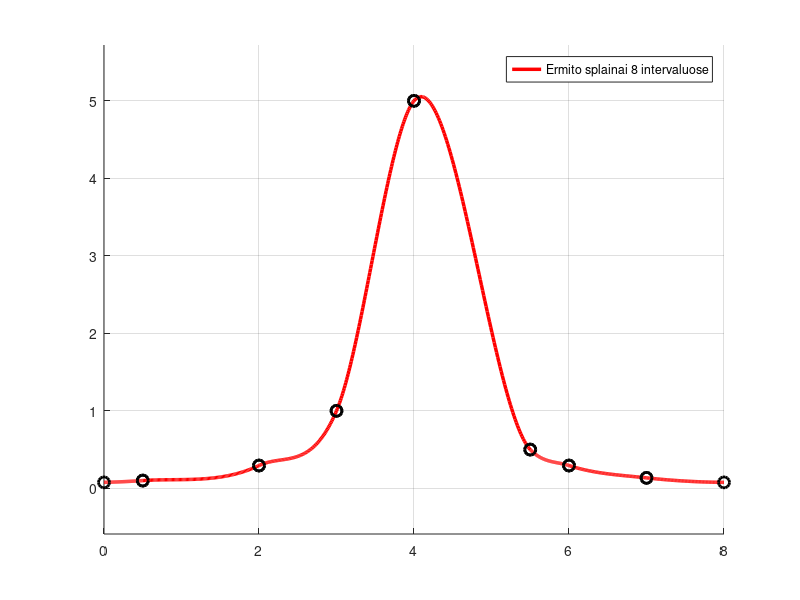

Write the MATLAB code that produced this figure.
% Interpoliavimas_Ermito_splainais
% kiekvienas intervalas tarp tasku interpoliuojamas
% 2 eiles Ermito daugianariais, nustatant isvestiniu reiksmes pagal 
% skaitinio diferencijavimo formules

function Ermito_splainai_pagal_nutylejima
clc,close all

% X=[0  0.2  3  4  9  10.5  14 14.5]
% Y=[0.2 1 1.2 3  3  1.2  1  0.2]
X=[0 0.5 2 3 4 5.5 6 7 8]
% Y=[0 1 4 16 25 16 4 1 0]
Y=5./(1+4*(X-4).^2)
% DY=[0  0  0  0  0  0  0  0]
DY=Akima(X,Y)  % Isvestiniu reiksmiu interpoliavimo taskuose nustatymas pagal Akima formules
nP=length(X) % interpoliavimo tasku skaicius

for iii=1:nP-1  %------  ciklas per intervalus tarp gretimu tasku
    nnn=100;
    xxx=[X(iii):(X(iii+1)-X(iii))/nnn:X(iii+1)];
    fff=0;
    for j=1:2
        [U,V]=Hermite(X(iii:iii+1),j,xxx);
        fff=fff+U*Y(iii+j-1)+V*DY(iii+j-1);
    end
    figure(1), hold on, grid on, axis equal
    plot(xxx,fff,'r-','LineWidth',2.5);
    plot(X(iii:iii+1),Y(iii:iii+1),'ko','LineWidth',2,'MarkerSize',8)
end %-----------------ciklo per intervalus pabaiga
legend({sprintf('Ermito splainai %d intervaluose',nP-1)});

return
end

function [U,V]=Hermite(X,j,x)   % Ermito daugianariai
    L=Lagrange(X,j,x); DL=D_Lagrange(X,j,X(j));
    U=(1-2*DL.*(x-X(j))).*L.^2;
    V=(x-X(j)).*L.^2;
return
end

function L=Lagrange(X,j,x) % Lagranzo daugianaris
    n=length(X);
    L=1;
    for k=1:n, if k ~= j, L=L.*(x-X(k))/(X(j)-X(k)); end,end
return
end

function DL=D_Lagrange(X,j,x) % Lagranzo daugianario isvestine pagal x
    n=length(X);
    DL=0; %DL israskos skaitiklis
    for i=1:n % ciklas per atmetamus narius
        if i==j, continue, end 
        Lds=1;
        for k=1:n, if k ~= j && k ~= i , Lds=Lds.*(x-X(k)); end,  end
        DL=DL+Lds;
    end
    Ldv=1;   %DL israskos vardiklis 
    for k=1:n, if k ~= j, Ldv=Ldv.*(X(j)-X(k)); end, end
    DL=DL/Ldv;
return
end

function DY=Akima(X,Y) % Isvestiniu reiksmiu interpoliavimo taskuose nustatymas pagal skaitinio integravimo formules
    n=length(X);
    f=inline('(2*x-xi-xip1)/((xim1-xi)*(xim1-xip1))*yim1+(2*x-xim1-xip1)/((xi-xim1)*(xi-xip1))*yi+(2*x-xim1-xi)/((xip1-xim1)*(xip1-xi))*yip1')
    for i=1:n
        if i == 1,xim1=X(1);xi=X(2);xip1=X(3); yim1=Y(1);yi=Y(2);yip1=Y(3);DY(i)=f(xim1,xi,xim1,xip1,yi,yim1,yip1);
        elseif i == n, xim1=X(n-2);xi=X(n-1);xip1=X(n); yim1=Y(n-2);yi=Y(n-1);yip1=Y(n); DY(n)=f(xip1,xi,xim1,xip1,yi,yim1,yip1);
        else, xim1=X(i-1);xi=X(i);xip1=X(i+1); yim1=Y(i-1);yi=Y(i);yip1=Y(i+1); DY(i)=f(xi,xi,xim1,xip1,yi,yim1,yip1);
        end
    end
return
end
